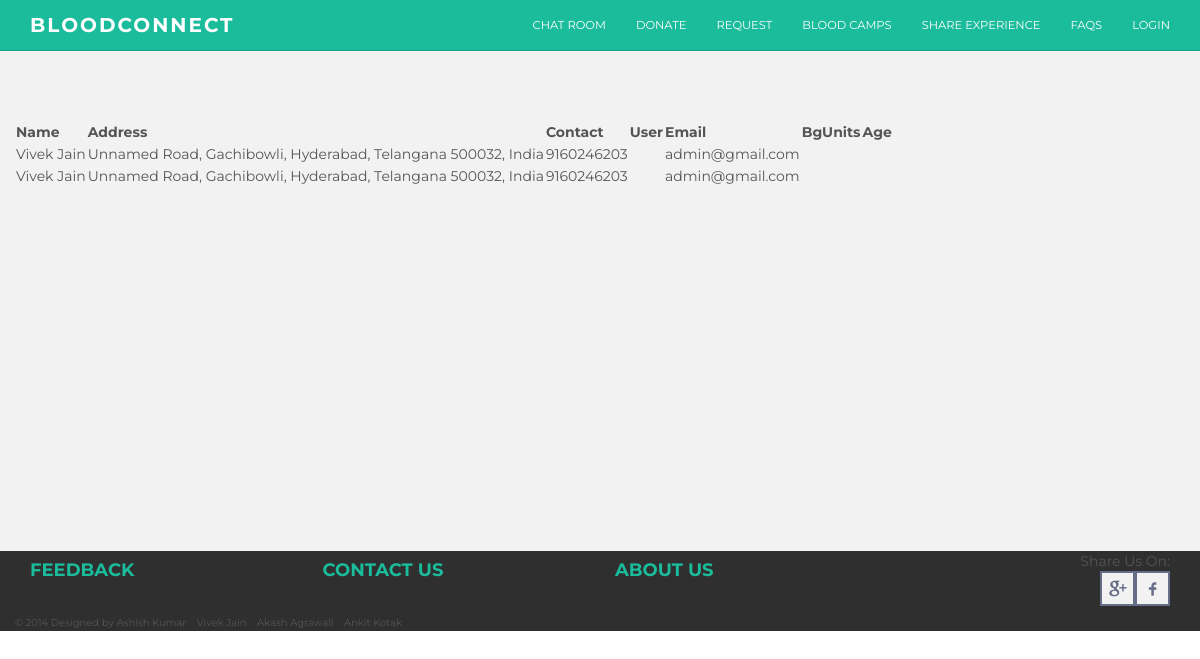
Page /blood/camp/ on the committed database.
### blood/models.py (models this page shows)
class Camp(models.Model):
	name=models.CharField(max_length=200)
	email=models.CharField(max_length=100)
	contact=models.CharField(max_length=10)
	address=models.CharField(max_length=200)
	uid=models.IntegerField()
	cdate = models.CharField(max_length=200)
	sdate=models.CharField(max_length=200)
	edate=models.CharField(max_length=200)
	lat1=models.FloatField(blank=True,null=True)
	long1=models.FloatField(blank=True,null=True)

### blood/views.py (the view)
def camp(request):
	order_list = Camp.objects.all().order_by('name')
	context = {'order_list': order_list}
	return render(request, 'blood/camp.html', context)

### blood/templates/blood/camp.html
{% extends "blood/base.html" %}
{% load i18n %}
{% block content-body %}
{% if order_list %}
    <table>
	<thead>
		<th>Name</th>
		<th>Address</th>
		<th>Contact</th>
		<th>User</th>
		<th>Email</th>
		<th>BgUnits</th>
		<th>Age</th>
	</thead>
    {% for donor in order_list %}
		<tr>
        <td>{{ donor.name }}</td>
		<td>{{ donor.address }}</td>
		<td>{{ donor.contact }}</td>
		<td>{{ donor.user }}</td>
		<td>{{ donor.email }}</td>
		<td>{{ donor.bgunits }}</td>
		<td>{{ donor.age }}</td>
		</tr>
    {% endfor %}
	</table>
{% else %}
    <p>Table is Empty</p>
{% endif %}
{% endblock %}

### blood/static/css/main.css (style rules this page uses)
body { background-color: #ffffff; font-family: 'Montserrat', sans-serif; font-weight: 400; font-size: 14px; color: #555; -webkit-font-smoothing: antialiased; -webkit-overflow-scrolling: touch; }

### rows in the picture
Camp: name "Vivek Jain", address "Unnamed Road, Gachibowli, Hyderabad, Telangana 500032, India", contact "9160246203", email "admin@gmail.com"
Camp: name "Vivek Jain", address "Unnamed Road, Gachibowli, Hyderabad, Telangana 500032, India", contact "9160246203", email "admin@gmail.com"
